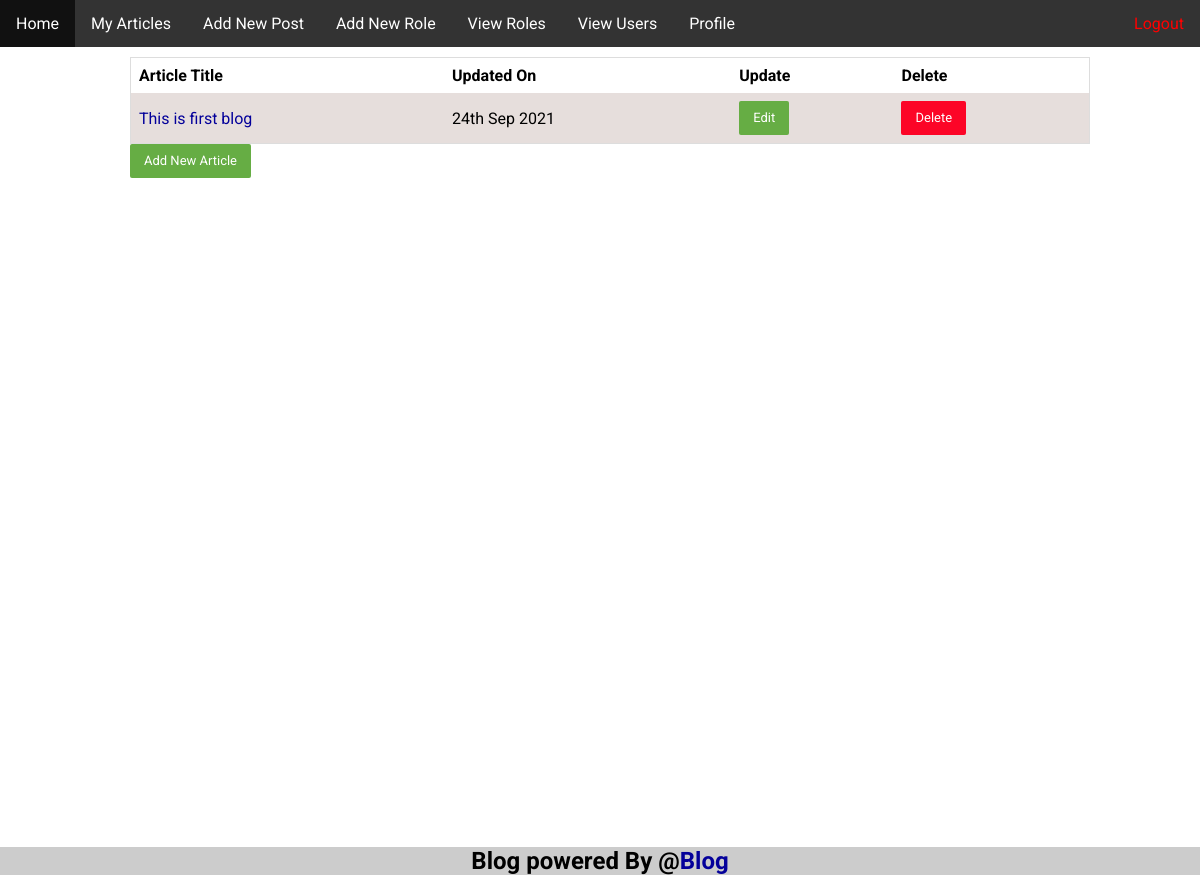
Before: /admin/ (signed in) with the older database file.
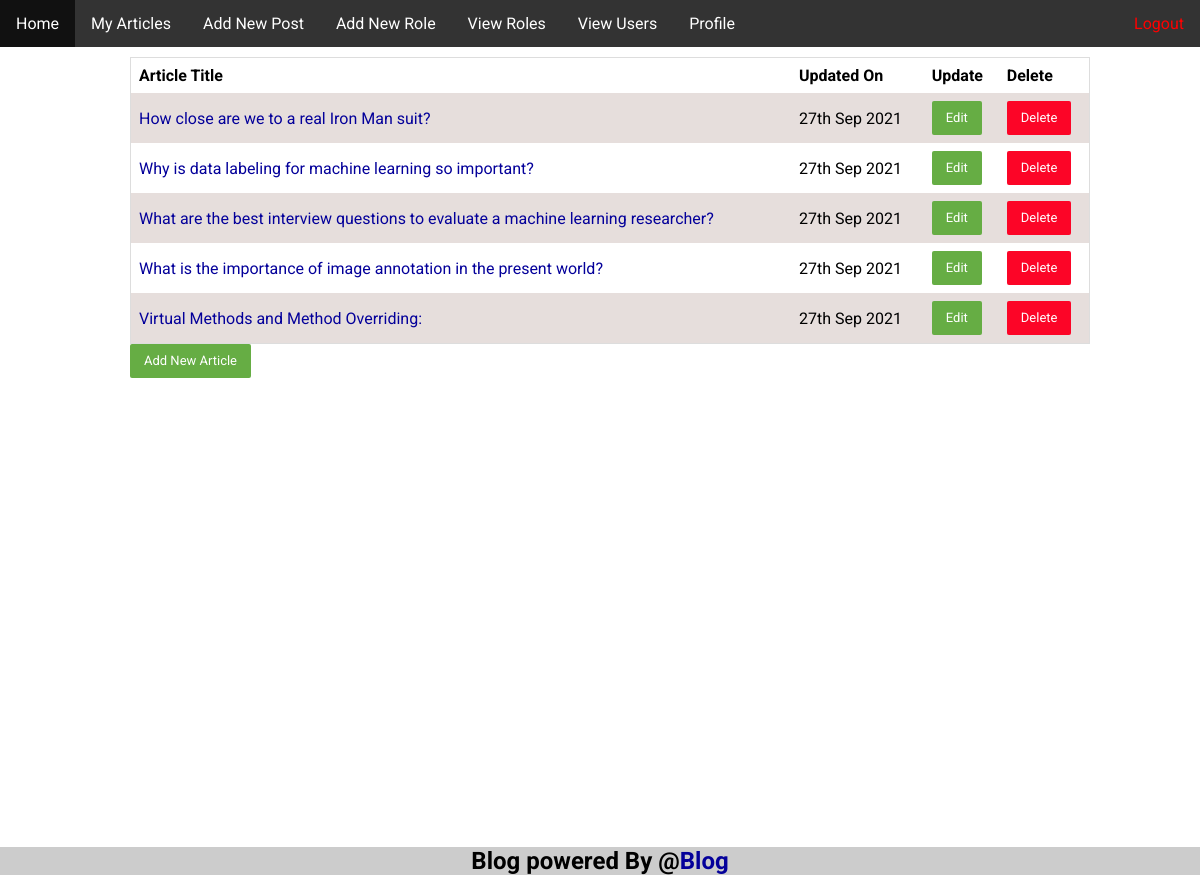
After: the same page with the newer database file.
### tables this page shows
CREATE TABLE `article` (
  `articleId` int(30) NOT NULL,
  `articleTitle` varchar(300) NOT NULL,
  `articleSlug` text NOT NULL,
  `articleDescrip` text NOT NULL,
  `articleContent` longtext NOT NULL,
  `articleDate` datetime DEFAULT NULL,
  `articleEditDate` datetime DEFAULT NULL,
  `articleTags` varchar(300) DEFAULT NULL,
  `userid` int(30) NOT NULL,
  `articleImage` text DEFAULT NULL
);

### admin/classes/User.php (called while the page is built, shortened)
<?php
require_once($_SERVER["DOCUMENT_ROOT"] . '/blog/includes/config.php');
class User
{
 function selectSingleUserById($id)
 {
  global $db;
  $row = $db->query("SELECT * FROM users where userid='" . $id . "'")->fetch();
  return $row;
 }
}
$User = new User;

### admin/classes/Article.php (called while the page is built, shortened)
<?php
require_once($_SERVER["DOCUMENT_ROOT"] . '/blog/includes/config.php');
class Article
{
  function selectArticleByUserid($id)
  {
    global $db;
    $stmt = $db->prepare('SELECT * FROM article WHERE userid = :userid');
    $stmt->execute(array(':userid' => $id));
    $row = $stmt->fetchAll();
    return $row;
  }
}
$Article = new Article();

### admin/index.php (the view, shortened to what this page needs)
<?php
require_once('../includes/config.php');
require_once('classes/User.php');
require_once('classes/Article.php');
?>
<?php include("head.php"); ?>
<body>
<?php include("header.php"); ?>
<div class="content">
 <table>
  <tr>
   <th>Article Title</th>
   <th>Updated On</th>
   <th>Update</th>
   <th>Delete</th>
  </tr>
  <?php
  try {
   $id = $_SESSION['userid'];
   $rows = $Article->selectArticleByUserid($id);
   foreach ($rows as $row) {
    echo '<tr>';
    echo '<td > <a href="show.php?id=' . $row['articleId'] . '">' . $row['articleTitle'] . '</a></td>';
    echo '<td>' . date(' jS M Y', strtotime($row['articleEditDate'])) . '</td>';
  ?>
    <td>
     <button class="editbtn">
      <a href="edit-article.php?id=<?php echo $row['articleId']; ?>">Edit</a>
     </button>
    </td>
    <td>
     <button class="delbtn"><a href="del-confirm.php?id=<?php echo $row['articleId']; ?>&choice=article">Delete</a></button>
    </td>
  <?php
    echo '</tr>';
   }
  } catch (PDOException $e) {
   echo $e->getMessage();
  }
  ?>
 </table>
 <p><button class="editbtn"><a href="add-article.php">Add New Article</a></button></p>
</div>
<?php include("footer.php"); ?>
</body>

### admin/head.php (shortened to what this page needs)
<!DOCTYPE html>
<html lang="en">
<head>
 <link rel="stylesheet" type="text/css" href="http://localhost/blog/assets/css-min.css">
 <link rel="stylesheet" type="text/css" href="http://localhost/blog/assets/style.css">
</head>
<body>
</body>
</html>

### admin/header.php (shortened to what this page needs)
<!DOCTYPE html>
<html lang="en">
<head>
  <link rel="stylesheet" type="text/css" href="http://localhost/blog/assets/css-min.css">
  <link rel="stylesheet" type="text/css" href="http://localhost/blog/assets/style.css">
  <link rel="stylesheet" type="text/css" href="../assets/css/main.css">
</head>
<?php
require_once('classes/User.php');
$userid = $_SESSION['userid'];
$user = $User->selectSingleUserById($userid);
?>
<body>
  <ul class="ulclass">
    <li><a href="../">Home</a></li>
    <?php
    if ($user['roleid'] == 2 || $user['roleid'] == 1) {
      echo '
          <li><a href="index.php">My Articles</a></li>
         <li> <a href="add-article.php">Add New Post </a></li>
          ';
    }
    if ($user['roleid'] == 1) {
      echo '
         <li> <a href="add-user-role.php">Add New Role</a></li>
          <li><a href="role-list.php">View Roles </a></li>
          <li><a href="users-list.php">View Users </a></li>
          <li><a href="my-profile.php?id='.$userid.'">Profile</a></li>
          '; }
          ?>
          <div class="nav-item-right" style="float: right;">
          <li><a href="logout.php" style="color: red;">Logout</a></li>
    </div>
  </ul>
</body>
</html>

### admin/footer.php (shortened to what this page needs)
<!DOCTYPE html>
<html lang="en">
<head>
</head>
<body>
 <div class="footer">
  <center>
   <h2>
    Blog powered By @<a target="_blank" href="#">Blog</a>
   </h2>
  </center>
 </div>
</body>
</html>

### assets/css/main.css (style rules this page uses)
* { margin:0;padding:0;box-sizing:border-box;font-family:"Roboto",sans-serif }
body { font-family:"Roboto",sans-serif;background:#fff;height:100vh }
body a { text-decoration:none;color:#04009a }
body p { text-align:justify }
.ulclass { list-style-type:none;margin:0;padding:0;overflow:hidden;background-color:#333 }
.ulclass li { float:left }
.ulclass li a { display:block;color:#fff;text-align:center;padding:14px 16px;text-decoration:none }
.content { padding:10px 5%;width:90%;height:100%;margin:auto 70px;border-left-color:#fff;border-right-color:#fff }
.content a { text-decoration:none;color:#04009a }
.content .editbtn { transition:all linear .2s;border:none;font-size:13px;line-height:22px;border-radius:0;padding:6px 14px;font-family:"Montserrat",sans-serif;border-radius:2px;color:#fff;background-color:#66ad44 }
.content .editbtn a { text-decoration:none;color:#fefefe }
.content .delbtn { transition:all linear .2s;border:none;font-size:13px;line-height:22px;border-radius:0;padding:6px 14px;font-family:"Montserrat",sans-serif;border-radius:2px;color:#fff;background-color:#fc0527 }
.content .delbtn a { text-decoration:none;color:#fefefe }
table { border-collapse:collapse;border-spacing:0;width:100%;border:1px solid #ddd }
th,td { text-align:left;padding:8px }
tr:nth-child(even) { background-color:#e6dedc }
.footer { display:flex;justify-content:center;position:sticky;bottom:0px;background-color:#ccc;color:#000;clear:both;width:100% }

Changed rows visible on the page:
removed article: articleTitle "This is first blog", articleEditDate "24th Sep 2021"
added article: articleTitle "How close are we to a real Iron Man suit?", articleEditDate "27th Sep 2021"
added article: articleTitle "Why is data labeling for machine learning so important?", articleEditDate "27th Sep 2021"
added article: articleTitle "What are the best interview questions to evaluate a machine learning researcher?", articleEditDate "27th Sep 2021"
added article: articleTitle "What is the importance of image annotation in the present world?", articleEditDate "27th Sep 2021"
added article: articleTitle "Virtual Methods and Method Overriding:", articleEditDate "27th Sep 2021"
